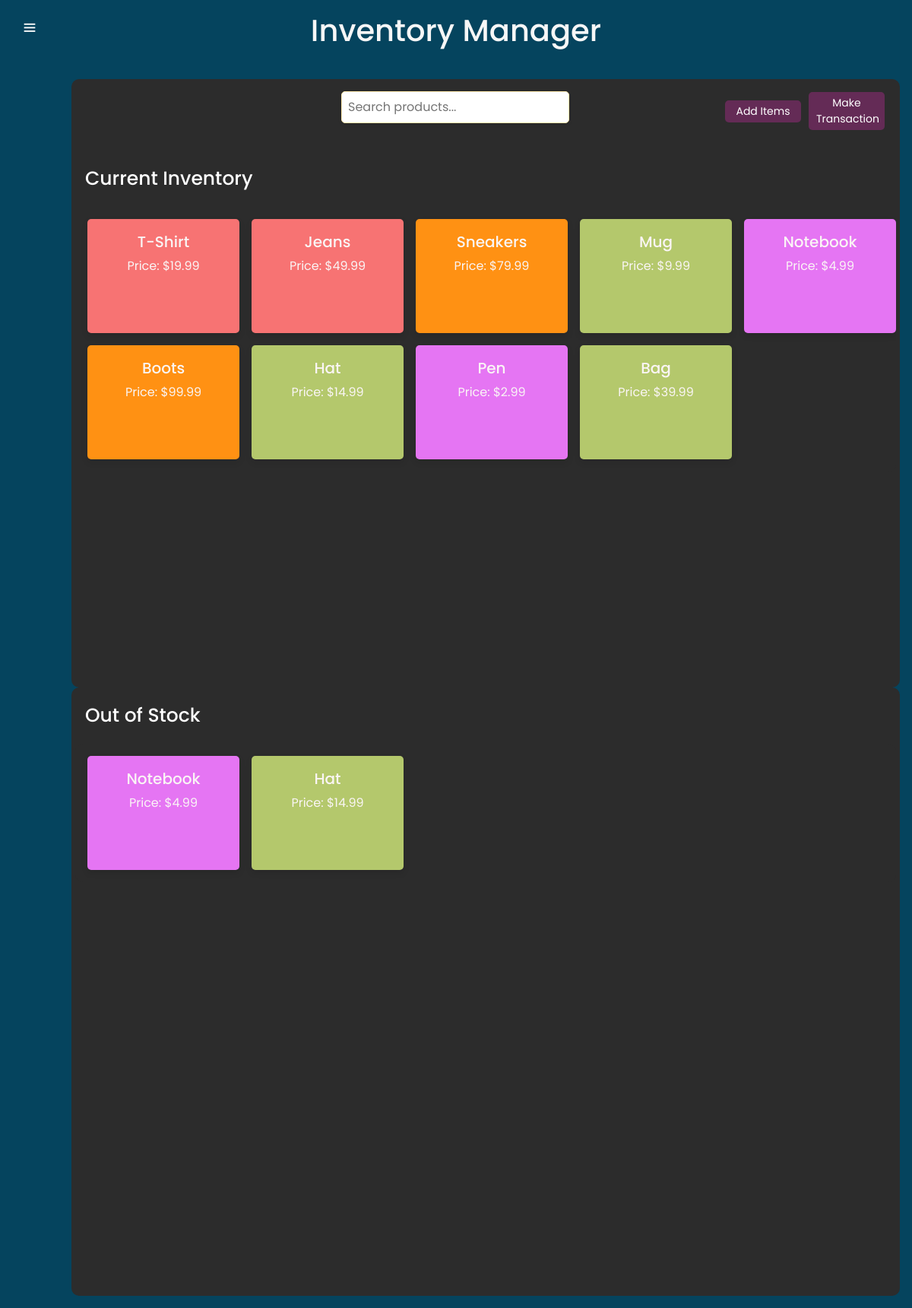
Page /products on the committed database.
### models.py (models this page shows)
class Product(db.Model):
    id = db.Column(db.Integer, primary_key=True)
    name = db.Column(db.String(100), nullable=False)
    category = db.Column(db.String(50), nullable=False)
    price = db.Column(db.Float, nullable=False)
    description = db.Column(db.String(200), nullable=True)
    quantity = db.Column(db.Integer, nullable=False, default=0)
    variations = db.relationship('ProductVariation', backref='product', lazy=True)
    def total_quantity(self):
        if self.variations:
            return sum(variation.quantity for variation in self.variations)
        else:
            return self.quantity

### App.py (the view)
@app.route('/products', methods=['GET'])
def get_products():
    products = ProductService.get_all_products()
    categories = ProductService.get_all_product_categories()
    if request.accept_mimetypes.accept_json and not request.accept_mimetypes.accept_html:
        return jsonify([
            {"id": p.id, "name": p.name,"category": p.category, "price": p.price}
            for p in products
        ])
    else:
        return render_template('products.html', products=products, categories=categories)

### product_service.py (called while the page is built)
    @staticmethod
    def get_all_products():
        return Product.query.all()

    @staticmethod
    def get_all_product_categories():
        return Product.query.with_entities(Product.category).distinct().all()

### templates/products.html (shortened to what this page needs)
{% extends "base.html" %}
{% block content %}
<div class="sidebar">
    <div class="logo-details">
        <i class='bx bx-menu' id="btn"></i>
    </div>
    <ul class="nav-list">
    </ul>
</div>
<section class="home-section">
    <div class="search-and-buttons">
        <form id="search-form" onsubmit="return false;">
            <input type="text" id="search-box" placeholder="Search products...">
        </form>
        <div class ="button-container">
            <button class="btn btn-primary btn-sm float-end" onclick="window.location.href='/modify-inventory'">
                Add Items
            </button>
        </div>
        <div class ="button-container">
            <button class="btn btn-primary btn-sm float-end" onclick="window.location.href='/process-transaction'">
                Make Transaction
            </button>
        </div>
    </div>
    <div class="header">
        <div class="text">
            Current Inventory
        </div>
    </div>
    <div class="grid-container" id="product-grid">
        {% for product in products %}
        <div class="grid-item"
             data-category="{{ product.category }}"
             data-id="{{ product.id }}"
             data-name="{{ product.name }}"
             data-price="{{ product.price }}"
             data-quantity="{{ product.total_quantity() }}"
             data-description="{{ product.description }}">
            <h3>{{ product.name }}</h3>
            <p>Price: ${{ product.price }}</p>
        </div>
        {% endfor %}
    </div>
</section>
<section class="home-section">
    <div class="header">
        <div class="text">Out of Stock</div>
    </div>
    <div class="grid-container" id="product-grid">
        {% for product in products %}
        {% if product.total_quantity() == 0 %}
        <div class="grid-item"
             data-category="{{ product.category }}"
             data-id="{{ product.id }}"
             data-name="{{ product.name }}"
             data-price="{{ product.price }}"
             data-quantity="{{ product.total_quantity() }}"
             data-description="{{ product.description }}">
            <h3>{{ product.name }}</h3>
            <p>Price: ${{ product.price }}</p>
        </div>
        {% endif %}
        {% endfor %}
    </div>
</section>
{% endblock %}

### templates/base.html (shortened to what this page needs)
<!DOCTYPE html>
<html lang="en">
<head>
    <link href="https://cdn.jsdelivr.net/npm/bootstrap@5.3.0/dist/css/bootstrap.min.css" rel="stylesheet">
    <link rel="stylesheet" href="{{ url_for('static', filename='css/styles.css') }}">
    <link rel="stylesheet" href="{{ url_for('static', filename='css/sidebar.css') }}">
    <link rel="stylesheet" href="{{ url_for('static', filename='css/modal.css') }}">
    <link rel="stylesheet" href="{{ url_for('static', filename='css/new_item_form.css') }}">
    <link rel="stylesheet" href="{{ url_for('static', filename='css/item_borders.css') }}">
    <link href='https://unpkg.com/boxicons@2.1.4/css/boxicons.min.css' rel='stylesheet'>
</head>
<body>
    <header>
        <h1>Inventory Manager</h1>
    </header>
    <main>
        {% block content %}{% endblock %}
    </main>
</body>
</html>

### static/css/styles.css (style rules this page uses)
header { background-color: #05445E; color: #f7f7f7; padding: 1rem; text-align: center; width: 100%; }
body { font-family: "Poppins", Arial, sans-serif; margin: 0; padding: 0; background-color: #2c2c2c; }
main { padding: 1rem; background-color: #05445E; }
.search-and-buttons { display: flex; justify-content: center; align-items: center; gap: 10px; margin-bottom: 20px; }
#search-form { margin-bottom: 1rem; display: flex; justify-content: center; flex: 1; padding-left : 10rem; }
#search-box { margin-top: 1rem; padding: 0.5rem; font-size: 1rem; border: 1px solid #ffebae; border-radius: 5px; width: 50%; max-width: 300px; box-shadow: 0 2px 4px rgba(0, 0, 0, 0.1); }
.button-container { margin-left: auto; display: flex; gap: 10px; }
.grid-container { display: grid; grid-template-columns: repeat(6, 1fr); gap: 1rem; padding: 1rem; margin-left: 5px; margin-right: 5px; background: transparent; border-radius: 10px; overflow-y: auto; transition: all 3s ease; background-color: #2c2c2c; }
.grid-item { text-rendering: optimizeLegibility; background-color: #ffffff; padding: 1rem; border-radius: 5px; text-align: center; box-shadow: 0 4px 8px rgba(0, 0, 0, 0.1); width: 200px; height: 150px; box-sizing: border-box; border: 2px solid transparent; cursor: pointer; transition: transform 0.3s ease, box-shadow 0.3s ease; }
.grid-item h3 { margin: 0; font-size: 1.25rem; color: #faf5f5; }
.grid-item p { margin: 0.5rem 0 0; font-size: 1rem; color: #faf5f5; }

### static/css/sidebar.css (style rules this page uses)
* { margin: 0; padding: 0; box-sizing: border-box; font-family: "Poppins", sans-serif; }
.sidebar { position: fixed; left: 0; top: 0; height: 100%; width: 78px; background: #05445E; padding: 6px 14px; z-index: 99; transition: all 0.5s ease; }
.sidebar .logo-details { height: 60px; display: flex; align-items: center; position: relative; }
.sidebar .logo-details #btn { position: absolute; top: 50%; right: 0; transform: translateY(-50%); font-size: 22px; transition: all 0.4s ease; cursor: pointer; color: #fff; }
.sidebar i { color: #fff; height: 60px; min-width: 50px; font-size: 28px; text-align: center; line-height: 60px; }
.sidebar .nav-list { margin-top: 20px; height: 100%; overflow: hidden; transition: all 0.5s ease; }
.home-section { position: relative; background-color: #2c2c2c; min-height: 100vh; top: 0; left: 78px; width: calc(100% - 78px); transition: all 0.5s ease; z-index: 2; border-radius: 10px; }
.home-section .text { display: inline-block; color: #ffffff; font-size: 25px; font-weight: 500; margin: 18px; }

### static/css/new_item_form.css (style rules this page uses)
*, body { font-family: 'Poppins', sans-serif; font-weight: 400; -webkit-font-smoothing: antialiased; text-rendering: optimizeLegibility; -moz-osx-font-smoothing: grayscale; }
html, body { height: 100%; background-color: #242424; overflow: hidden; }
.btn-primary { background-color: #642b56; color: #fff; width: 100px; outline: none; border: 0px; box-shadow: none; border-radius: 5px; padding-right: 10px; padding-left: 10px; margin-top: 10px; cursor: pointer; }

### rows in the picture
Product: name "T-Shirt", price "19.99"
Product: name "Jeans", price "49.99"
Product: name "Sneakers", price "79.99"
Product: name "Mug", price "9.99"
Product: name "Notebook", price "4.99"
Product: name "Boots", price "99.99"
Product: name "Hat", price "14.99"
Product: name "Pen", price "2.99"
Product: name "Bag", price "39.99"
